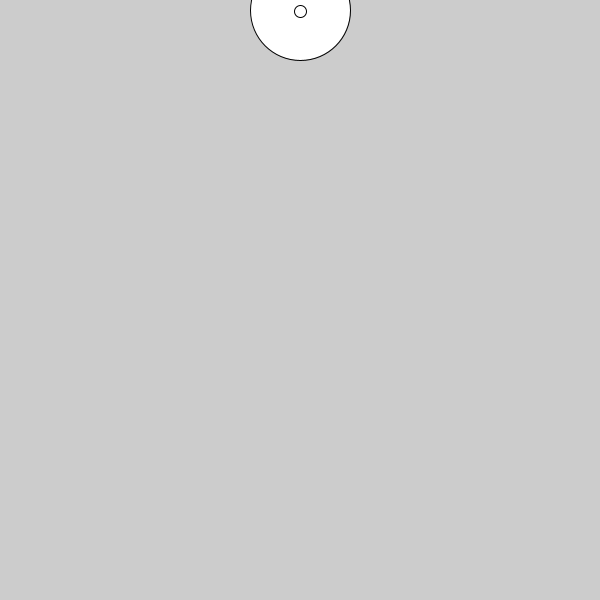
Frame 1 (no input)
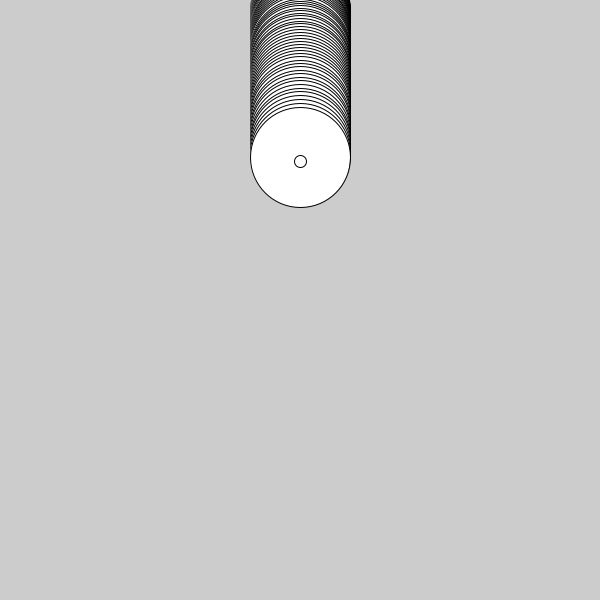
Frame 60 (the mouse pressed at the canvas centre just before this capture)
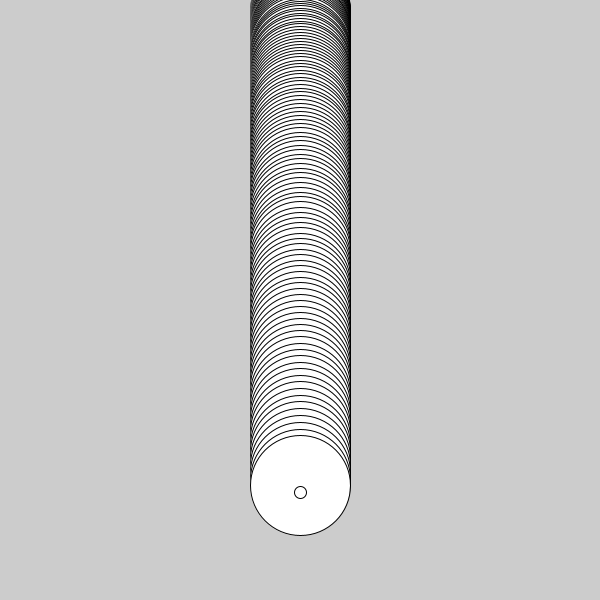
Frame 120 (the mouse held since frame 60 and released just before this capture)

The Processing sketch that drew these frames (run headless with seeded random() and noise(); from frame 60 on, the mouse is pressed at the canvas centre):

// Processing sketch: processing_45294
// ── processing_45294.pde

Circle circle1,circle2;

void setup(){
  
    size(600,600);
     circle1 =new Circle(300,10,100);
     circle2 =new Circle(250,112,100);

   
  
}

void draw(){
  circle1.display();
    circle1.move();

  
}
void mouseClicked(){
}






//object
class Circle {
 
  //DATA
  float x,y,circleSize;

  float vy=0;
  float vx =7;
  int directionX = 1;
  int directionY = 1;
  float frictiony =-.7;
  float frictionx=.998;
  float gravity =.05;
  
  //constructor
  
  Circle(float xpos, float ypos, float cSize){
    x=xpos;
    y=ypos;
    circleSize=cSize;
    
  }
 
 
 void display(){
   ellipse(x,y,circleSize,circleSize);
 }
 
 void move(){
   y+=directionY;
    
    vy+=gravity; 
    vx*= frictionx;
    y+=vy;

  if(y>height){
    y=height;
    vy*=frictiony;
  }
   
if(x>width){
  x=width;
  vx*=frictiony;
}

if(x>width){
  x=width;
  vx*=frictiony;
}

ellipse(x,y,12,12);
}

void mousePressed(){
  vy-= 2;
}
 }
  
  
